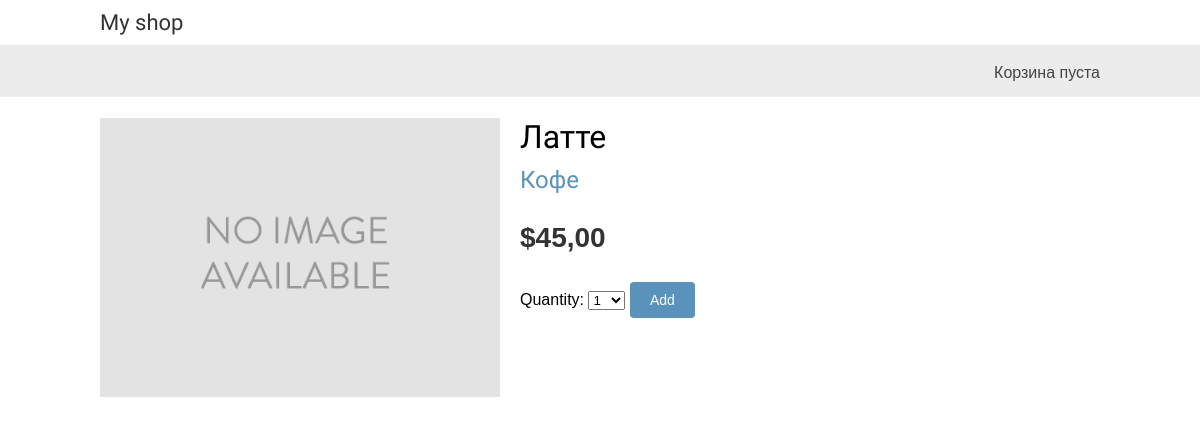
Screenshot of /2/latte/ with the database file from the repository.
### shop/models.py (models this page shows, shortened)
class Product(models.Model):
    category = models.ForeignKey(Category, related_name='products', on_delete=models.CASCADE)
    name = models.CharField(max_length=32)
    slug = models.SlugField(max_length=32)
    image = models.ImageField(upload_to='products/%Y/%m/%d', blank=True)
    description = models.TextField(blank=True)
    price = models.DecimalField(max_digits=10, decimal_places=2)
    available = models.BooleanField(default=True)
    created = models.DateTimeField(auto_now_add=True)
    updated = models.DateTimeField(auto_now=True)
    class Meta:
        ordering = ['-created']
        indexes = [
            models.Index(fields=['id', 'slug']),
            models.Index(fields=['name']),
            models.Index(fields=['-created'])
        ]

class Category(models.Model):
    name = models.CharField(max_length=32, verbose_name='Название')
    slug = models.SlugField(max_length=32, verbose_name='Слаг', unique=True)
    class Meta:
        ordering = ['name']
        indexes = [
            models.Index(fields=['name'])
        ]
        verbose_name = 'Category'
        verbose_name_plural = 'Categories'
    def get_absolute_url(self):
        return reverse('shop:product_list_category', args=[self.slug])
    def __str__(self):
        return self.name

### shop/views.py (the view)
# urls.py: path('<int:id>/<slug:slug>/', product_detail, name='product_detail')
def product_detail(request, id, slug):
    products = get_object_or_404(Product, id=id, slug=slug, available=True)
    cart_add_form = AddProductForm()
    context = {'products': products, 'cart_add_form': cart_add_form}
    return render(request, 'shop/product_detail.html', context)

### cart/forms.py
class AddProductForm(forms.Form):
    quantity = forms.TypedChoiceField(choices=PRODUCT_QUANTITY_CHOICE, coerce=int)
    override = forms.BooleanField(required=False,
                                  initial=False,
                                  widget=forms.HiddenInput)

### cart/cart.py (called while the page is built)
    def __len__(self):
        return sum(item['quantity'] for item in self.cart.values())

### cart/context_processor.py (called while the page is built)
def cart(request):
    return {'cart': Cart(request)}

### templates/shop/product_detail.html (shortened to what this page needs)
{% extends 'base.html' %}
{% load static %}
{% block content %}
<div class="product-detail">
    <img src="{% if products.image %}{{ products.image.url }}{% else %}{% static 'img/no_image.png' %}{% endif %}" alt="">
    <h1>{{ products.name }}</h1>
    <h2>
        <a href="{{ products.category.get_absolute_url }}">{{ products.category }}</a>
    </h2>
    <p class="price">${{ products.price }} </p>
    <form action="{% url 'cart:cart_add' products.id %}" method="post">
        {{ cart_add_form }}
        <input type="submit" value="Add">
    </form>
</div>
{% endblock %}

### static/css/style.css (style rules this page uses)
body { margin:0; padding:0; font-family:helvetica, sans-serif; }
h1, h2, h3, h4, h5 , h6 { font-family: 'Ubuntu', sans-serif; font-weight:normal; }
a { text-decoration:none; color:#5993bb; }
a.button, input[type="submit"] { color:#fff; background:#5993bb; border-radius:4px; padding:10px 20px; font-size:14px; border:0; }
.product-detail { text-align:justify; }
.product-detail .price { color:#333; font-size:28px; font-weight:bold; }
.product-detail img { width:40%; float:left; padding:0 20px 20px 0; }
.product-detail h1 { margin-bottom:0; }
.product-detail h2 { margin-top:10px; }

### rows the page displays
Product: name "Латте", category "Кофе", price "45,00"
